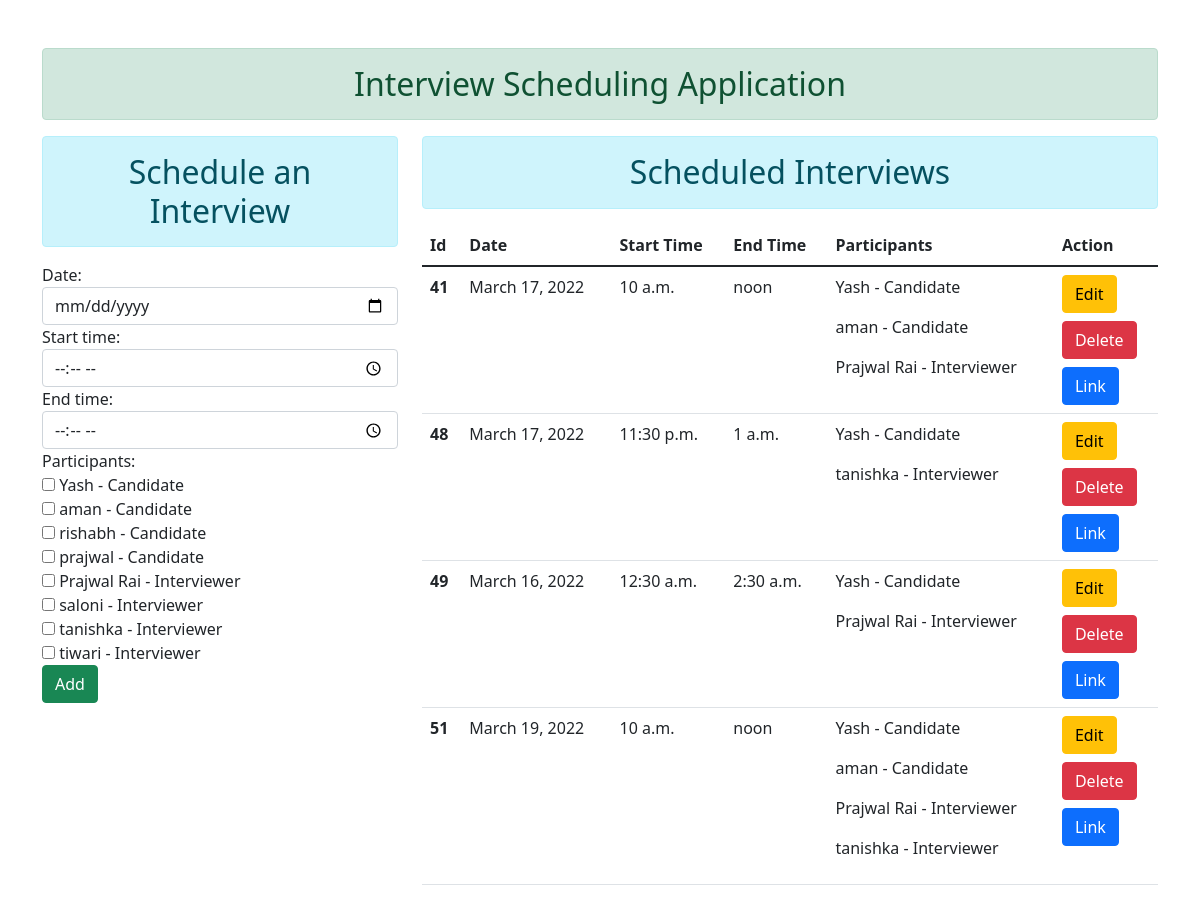
Before: / with the older database file.
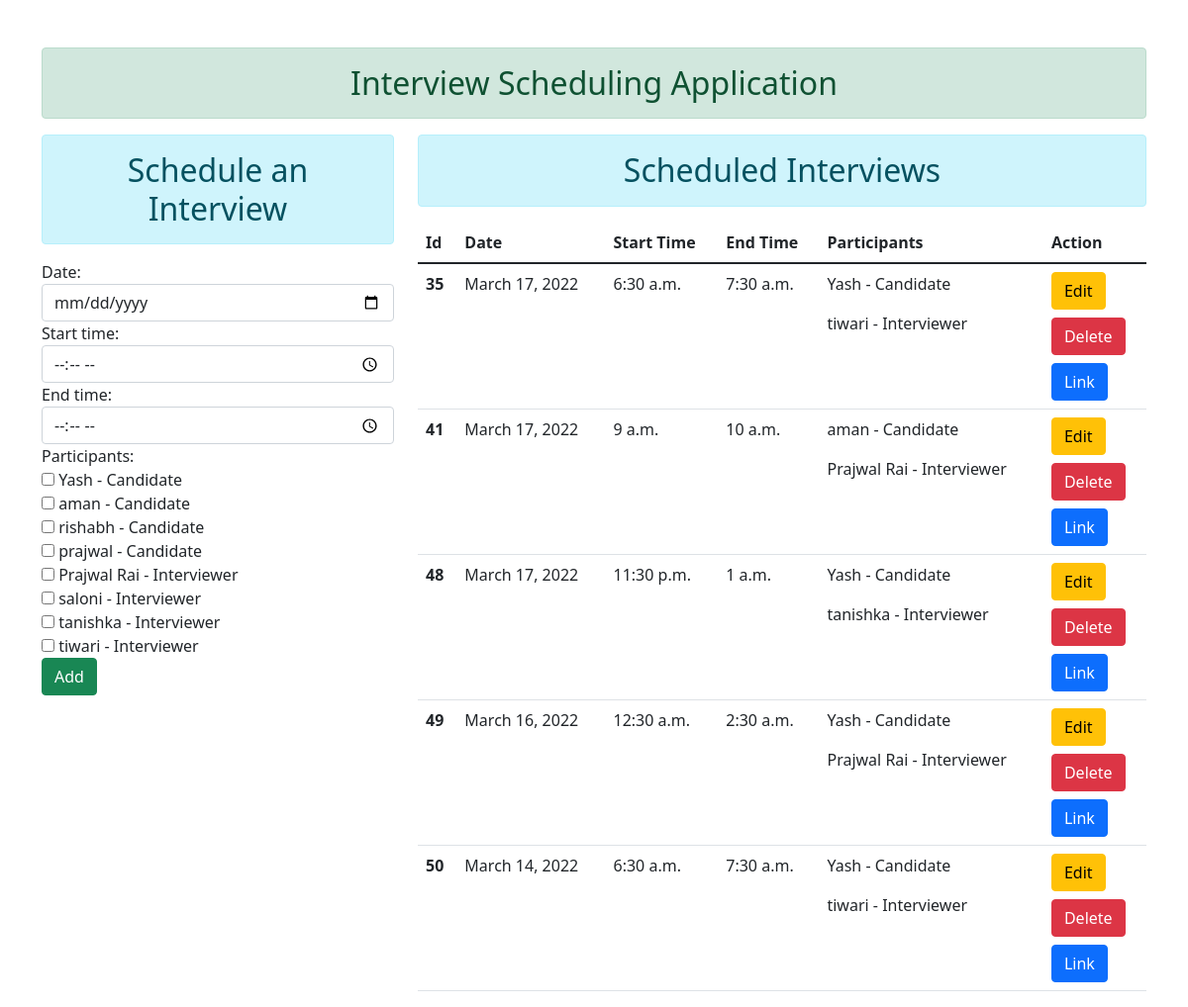
After: the same page with the newer database file.
### main_page/models.py (models this page shows, shortened)
class Interview(models.Model):
    date = models.DateField()
    start_time = models.TimeField()
    end_time = models.TimeField()
    participants = models.ManyToManyField(Participant)
    def participated_by(self):
        return self.participants.all()

class Participant(models.Model):
    name = models.CharField(max_length=150)
    position = models.CharField(max_length=11, choices=POSITION_CHOICES, default='candidate')
    email = models.EmailField()
    def __str__(self):
        return self.name + " - " + self.position

### main_page/views.py (the view)
# urls.py: 2. Add a URL to urlpatterns:  path('', views.home, name='home')
def home(req):
    if req.method == 'POST':
        fm = InterviewScheduling(req.POST)
        if fm.is_valid():
            pp = fm.cleaned_data['participants']
            stime = fm.cleaned_data['start_time']
            etime = fm.cleaned_data['end_time']
            mdate = fm.cleaned_data['date']
            if(pp.count() > 1):
                candidate = False
                interviewer = False
                time = True
                for p in pp:
                    if p.position == "Candidate":
                        candidate = True
                    if p.position == 'Interviewer':
                        interviewer = True
                    if candidate and interviewer:
                        break
                if(candidate and interviewer):
                    for p in pp:
                        schedule = Interview.objects.filter(
                            participants__in=[p])
                        for slot in schedule:
                            farg = {
                                "starting_time": slot.start_time,
                                "ending_time": slot.end_time
                            }
                            sarg = {
                                "starting_time": stime,
                                "ending_time": etime
                            }
                            if (slot.date == mdate or slot.date+timedelta(days=1) == mdate) and overlap(farg, sarg):
                                time = False
                                msg = "{} has an interview from {} to {}"
                                participant_list = type(slot)
                                print(participant_list)
                                messages.warning(req, msg.format(
                                    p.name, slot.start_time, slot.end_time))
                if time and candidate and interviewer:
                    fm.save()
                    fm = InterviewScheduling()
                elif candidate == False or interviewer == False:
                    messages.warning(
                        req, 'At least 1 Interviewer and 1 Candidate is required')
            else:
                messages.warning(req, 'Number of participants is less than 2')
    else:
        fm = InterviewScheduling()
    interviews = Interview.objects.all()
    return render(req, "./home.html", {'form': fm, 'interviews': interviews})

### main_page/forms.py
class InterviewScheduling(forms.ModelForm):
    class Meta:
        model = Interview
        fields = ['date', 'start_time', 'end_time', 'participants']
        widgets = {
            'date': forms.DateInput(attrs={'class':'form-control', 'type':'date'}),
            'start_time': forms.TimeInput(attrs={'class':'form-control', 'type':'time'}),
            'end_time': forms.TimeInput(attrs={'class':'form-control', 'type':'time'}),
            'participants': forms.CheckboxSelectMultiple(attrs={'class':'form-control'}),
        }
    participants = forms.ModelMultipleChoiceField(
        queryset=Participant.objects.all(),
        widget=forms.CheckboxSelectMultiple
    )

### main_page/templates/home.html (shortened to what this page needs)
{% extends 'base.html' %}
{% load static %}
{% block content %}
<div class="row">
    <div class="col-sm-4">
        <h2 class="text-center alert alert-info">Schedule an Interview</h2>
        <form action="" method="POST">
            {% for fm in form %}
            <div class="form-group">
                {{fm.label_tag}} {{fm}} <small class="text-danger">{{fm.errors|striptags}}</small>
            </div>
            {% endfor %}
            <input type="submit" class="btn btn-success" value="Add">
        </form>
    </div>
    <div class="col-sm-8">
        <h2 class="text-center alert alert-info">Scheduled Interviews</h2>
        {% if interviews %}
        <table class="table table-hover">
            <thead>
                <tr>
                    <th scope="col">Id</th>
                    <th scope="col">Date</th>
                    <th scope="col">Start Time</th>
                    <th scope="col">End Time</th>
                    <th scope="col">Participants</th>
                    <th scope="col">Action</th>
                </tr>
            </thead>
            <tbody>
                {% for interview in interviews %}
                <tr>
                    <th scope="row">{{interview.id}}</th>
                    <td>{{interview.date}}</td>
                    <td>{{interview.start_time}}</td>
                    <td>{{interview.end_time}}</td>
                    <td>
                        {% for people in interview.participated_by %}
                        <p>{{people}}</p>
                        {% endfor %}
                    </td>
                    <td>
                        <form action="{% url 'edit_data' interview.id %}" method="GET" class="mb-2">
                            <input type="submit" class="btn btn-warning" value="Edit">
                        </form>
                        <form action="{% url 'del_data' interview.id %}" method="POST" class="mb-2">
                            <input type="submit" class="btn btn-danger" value="Delete">
                        </form>
                        <form action="{% url 'verify_email' interview.id %}" method="GET">
                            <input type="submit" class="btn btn-primary" value="Link">
                        </form>
                    </td>
                </tr>
                {% endfor %}
            </tbody>
        </table>
        {% else %}
        <h4 class="text-center alert alert-warning">No Interviews Scheduled</h4>
        {% endif %}
    </div>
</div>
{% endblock content %}

### main_page/templates/base.html (shortened to what this page needs)
<!DOCTYPE html>
{% load static %}
<html lang="en">
<head>
    <link rel="stylesheet" href=" {% static 'css/bootstrap.css' %} ">
    <link rel="stylesheet" href=" {% static 'css/core.css' %} " >
</head>
<body>
    <div class="container mt-5">
        <h2 class="text-center alert alert-success">Interview Scheduling Application</h2>
        {% block content %}{% endblock content %}
    </div>
</body>
</html>

Changed rows visible on the page:
removed Interview: id "51", date "March 19, 2022", start_time "10 a.m.", end_time "noon", Participant (name+position "Yash - Candidate"), Participant (name+position "aman - Candidate"), Participant (name+position "Prajwal Rai - Interviewer"), Participant (name+position "tanishka - Interviewer")
added Interview: id "35", date "March 17, 2022", start_time "6:30 a.m.", end_time "7:30 a.m.", Participant (name+position "Yash - Candidate")
now on this page (row unchanged): Participant: name+position "tiwari - Interviewer"
changed Interview id 41: start_time "10 a.m." → "9 a.m."; end_time "noon" → "10 a.m."; loses Participant (name+position "Yash - Candidate")
added Interview: id "50", date "March 14, 2022", start_time "6:30 a.m.", end_time "7:30 a.m.", Participant (name+position "Yash - Candidate")
